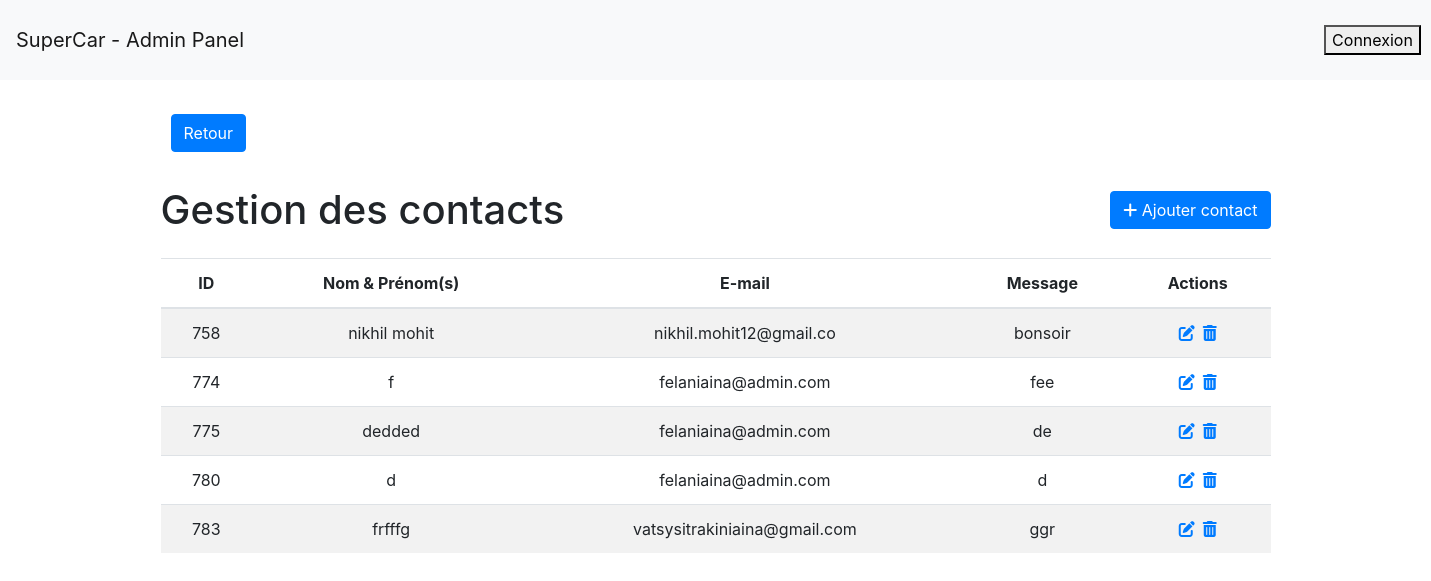
The app's page /admin/contact.php, older data.
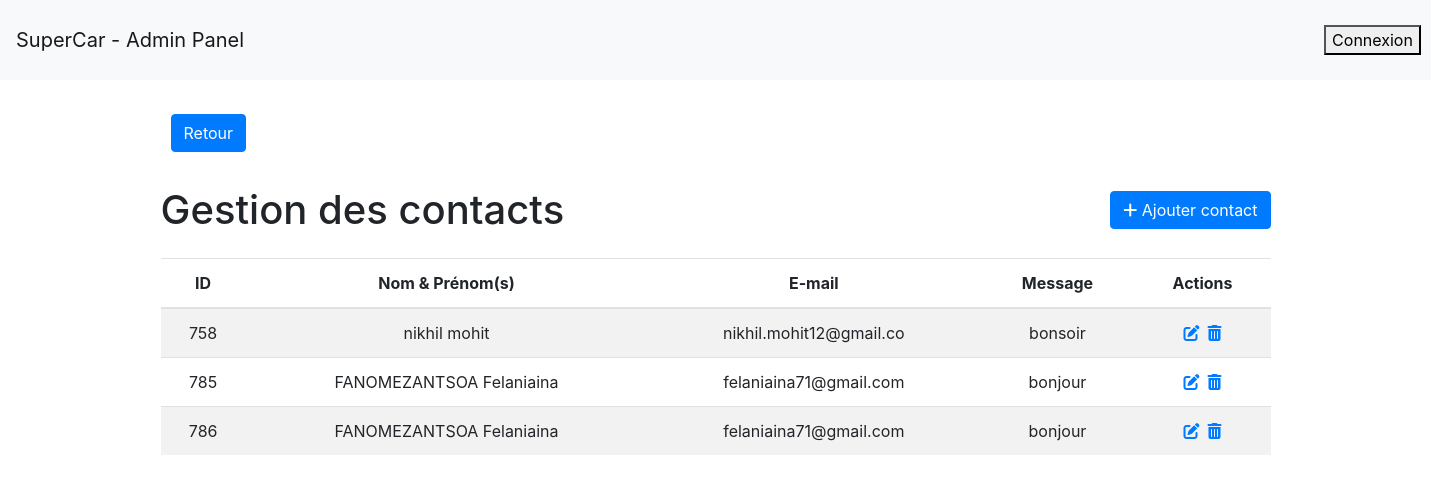
The same page, newer data.
### tables this page shows
CREATE TABLE `contact` (
  `idcontact` int(11) NOT NULL,
  `nom_complet` varchar(78) NOT NULL,
  `email` varchar(50) NOT NULL,
  `message` varchar(10) NOT NULL
);

### admin/contact.php (the view, shortened to what this page needs)
<!DOCTYPE html>
<html>
<head>
    <link rel="stylesheet" href="https://maxcdn.bootstrapcdn.com/bootstrap/4.5.2/css/bootstrap.min.css">
    <link rel="stylesheet" href="https://cdnjs.cloudflare.com/ajax/libs/font-awesome/6.0.0-beta3/css/all.min.css">
    <link rel="stylesheet" href="https://cdnjs.cloudflare.com/ajax/libs/font-awesome/6.4.0/css/all.min.css">
</head>
<body>
<?php include('navbar.php'); ?>
    <div class="container mt-4">
        <a class="btn btn-primary back-button" href="dash.php">Retour</a>
        <div class="d-flex justify-content-between align-items-center">
            <h1 class="my-4">Gestion des contacts</h1>
            <a class="btn btn-primary" href="add_contact.php">
                <i class="fas fa-plus"></i> Ajouter contact
            </a>
        </div>
        <table class="table table-striped" style="text-align: center;">
            <thead>
                <tr>
                    <th class="id_contact">ID</th>
                    <th class="Nom_Prenom">Nom & Prénom(s)</th>
                    <th class="email_contact">E-mail</th>
                    <th class="message">Message</th>
                    <th class="actions">Actions</th>
                </tr>
            </thead>
            <tbody>
                <?php
                include 'database_connection.php';
                $sql = "SELECT * FROM contact";
                $result = mysqli_query($conn, $sql);
                while ($row = mysqli_fetch_assoc($result)) {
                    echo "<tr>";
                    echo "<td class='id_contact'>" . $row["idcontact"] . "</td>";
                    echo "<td class='Nom_Prenom'>" . $row["nom_complet"] . "</td>";
                    echo "<td class='email_contact'>" . $row["email"] . "</td>";
                    echo "<td>" . substr($row["message"], 0, 30);
                    echo "</td>";
                    echo "<td><a href='edit_contact.php?idcontact=" . $row["idcontact"] . "'><i class='fas fa-edit'></i></a>&ensp;<a href='delete_contact.php?idcontact=" . $row["idcontact"] . "'><i class='fas fa-trash-alt' onclick='return confirm(\"Etes vous sûre de vouloir supprimer la demande?\");'></i></a></td></tr>";
                }
                ?>
            </tbody>
        </table>
    </div>
</body>
</html>

Row changes from the older to the newer data that the page shows:
removed contact: idcontact "774", nom_complet "f", email "felaniaina@admin.com", message "fee"
removed contact: idcontact "775", nom_complet "dedded", email "felaniaina@admin.com", message "de"
removed contact: idcontact "780", nom_complet "d", email "felaniaina@admin.com", message "d"
removed contact: idcontact "783", nom_complet "frfffg", email "vatsysitrakiniaina@gmail.com", message "ggr"
added contact: idcontact "785", nom_complet "FANOMEZANTSOA Felaniaina", email "felaniaina71@gmail.com", message "bonjour"
added contact: idcontact "786", nom_complet "FANOMEZANTSOA Felaniaina", email "felaniaina71@gmail.com", message "bonjour"
